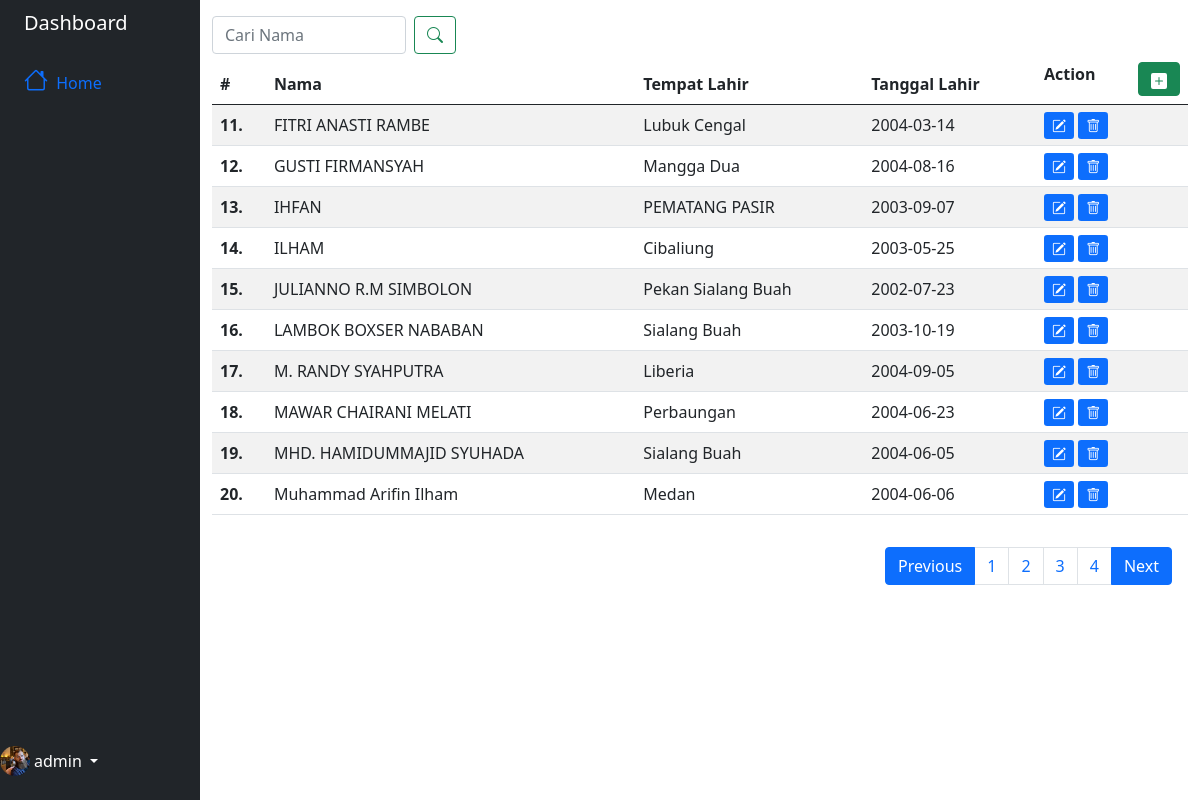
Screenshot of /admin/dashboard.php?halaman=2 (signed in) with the database file from the repository.
### tables this page shows
CREATE TABLE `db_login` (
  `id` int(11) NOT NULL,
  `username` text NOT NULL,
  `password` text NOT NULL
);

CREATE TABLE `db_siswa` (
  `id` int(11) NOT NULL,
  `nama` text NOT NULL,
  `tempat_lahir` text NOT NULL,
  `tanggal_lahir` date NOT NULL
);

### admin/dashboard.php (the view, shortened to what this page needs)
  <!doctype html>
<html lang="en">
  <head>
    <link href="https://cdn.jsdelivr.net/npm/bootstrap@5.0.2/dist/css/bootstrap.min.css" rel="stylesheet">
    <link rel="stylesheet" href="https://cdn.jsdelivr.net/npm/bootstrap-icons@1.7.2/font/bootstrap-icons.css">
  </head>
  <body>
      <div class="container-fluid">
    <div class="row flex-nowrap">
        <div class="col-auto col-md-3 col-xl-2 px-sm-2 px-0 bg-dark">
            <div class="d-flex flex-column align-items-center align-items-sm-start px-3 pt-2 text-white min-vh-100">
                <a href="#" class="d-flex align-items-center pb-3 mb-md-0 me-md-auto text-white text-decoration-none">
                    <span class="fs-5 d-none d-sm-inline">Dashboard</span>
                </a>
                <ul class="nav nav-pills flex-column mb-sm-auto mb-0 align-items-center align-items-sm-start" id="menu">
                    <li class="nav-item">
                        <a href="/admin/" class="nav-link align-middle px-0">
                            <i class="fs-4 bi-house"></i> <span class="ms-1 d-none d-sm-inline">Home</span>
                        </a>
                    </li>
                </ul>
                <?php
                 $dbc = new mysqli("localhost", "root", "", "datasiswa-db");
                 $query = "SELECT * FROM db_login WHERE id = 1";
                 $result = $dbc->query("$query");
                 while ($row = mysqli_fetch_row($result)) {
                     ?>
                <div class="dropdown pb-4 fixed-bottom">
                    <a href="#" class="d-flex align-items-center text-white text-decoration-none dropdown-toggle" id="dropdownUser1" data-bs-toggle="dropdown" aria-expanded="false">
                        <img src="./img/profile.jpeg" alt="hugenerd" width="30" height="30" class="rounded-circle">
                        <span class="d-none d-sm-inline mx-1"><?=htmlspecialchars($row[1]);?></span>
                     <?php } ?>
                    </a>
                </div>
            </div>
        </div>
        <div class="col py-3">
        <form class="d-flex col-md-3 col-xs-3" action="" method="GET">
        <input class="form-control me-2" type="text" placeholder="Cari Nama" name="q" aria-label="Search">
        <button class="btn btn-outline-success" type="submit"><i class="bi bi-search"></i></button>
      </form>
        <table class="table table-resposive table-striped">
<thead>
    <tr>
        <th scope="col">#</th>
        <th scope="col">Nama</th>
        <th scope="col">Tempat Lahir</th>
        <th scope="col">Tanggal Lahir</th>
        <th scope="col">Action
        <a class="btn btn-success pt-1 pb-1" data-bs-toggle="modal" data-bs-target="#addModal" style="float:right;">
                <svg xmlns="http://www.w3.org/2000/svg" width="16" height="16" fill="currentColor" class="bi bi-plus-square-fill" viewBox="0 0 16 16">
  <path d="M2 0a2 2 0 0 0-2 2v12a2 2 0 0 0 2 2h12a2 2 0 0 0 2-2V2a2 2 0 0 0-2-2H2zm6.5 4.5v3h3a.5.5 0 0 1 0 1h-3v3a.5.5 0 0 1-1 0v-3h-3a.5.5 0 0 1 0-1h3v-3a.5.5 0 0 1 1 0z"></path>
</svg></a></th>
    </tr>
</thead>
<tbody>
    <?php
    include "config.php";
    $batas = 10;
    $q = mysqli_real_escape_string($dbc, htmlspecialchars(htmlentities(stripslashes($_REQUEST["q"]))));
	$halaman = isset($_GET['halaman'])?(int)$_GET['halaman'] : 1;
	$halaman_awal = ($halaman>1) ? ($halaman * $batas) - $batas : 0;
	$previous = $halaman - 1;
	$next = $halaman + 1;
	$data = mysqli_query($dbc,"select * FROM `db_siswa`");
	$jumlah_data = mysqli_num_rows($data);
	$total_halaman = ceil($jumlah_data / $batas);
    if (!empty($q)) {
        $data_siswa = mysqli_query($dbc, "select * from `db_siswa` where nama like '%$q%'");
    } else {
    $data_siswa = mysqli_query($dbc, "select * FROM `db_siswa` limit $halaman_awal, $batas");
    }
	$nomor = $halaman_awal+1;
    while ($row = mysqli_fetch_row($data_siswa)) {
        ?>
    <tr>
        <th scope="row"><?=$nomor++; ?>.</th>
        <td><?=$row[1]; ?></td>
        <td><?=$row[2]; ?></td>
        <td><?=$row[3]; ?></td>
        <td><a class="btn-sm btn-primary" data-bs-toggle="modal" data-bs-target="#updateModal<?=$row[0]; ?>">
        <i class="bi bi-pencil-square"></i></a>
        <a href="delete_data.php?id=<?=$row[0];?>" class="btn-sm btn-primary" onclick="return confirm('Apakah anda yakin ingin menghapus ini?')"><i class="bi bi-trash"></i></a></td>
    </tr>
    <?php
    }
    ?>
</tbody>
</table>
<nav>
			<ul class="pagination justify-content-end p-3">
				<li class="page-item active">
					<a class="page-link" <?php if($halaman > 1){ echo "href='?halaman=$previous'"; } ?>>Previous</a>
				</li>
				<?php
				for($x=1;$x<=$total_halaman;$x++){
					?>
					<li class="page-item"><a class="page-link" href="?halaman=<?php echo $x ?>"><?php echo $x; ?></a></li>
					<?php
				}
				?>
				<li class="page-item active">
					<a  class="page-link" <?php if($halaman < $total_halaman) { echo "href='?halaman=$next'"; } ?>>Next</a>
				</li>
			</ul>
		</nav>
        </div>
    </div>
</div>
  </body>
</html>

### rows the page displays
db_login: username "admin"
db_siswa: nama "FITRI ANASTI RAMBE", tempat_lahir "Lubuk Cengal", tanggal_lahir "2004-03-14"
db_siswa: nama "GUSTI FIRMANSYAH", tempat_lahir "Mangga Dua", tanggal_lahir "2004-08-16"
db_siswa: nama "IHFAN", tempat_lahir "PEMATANG PASIR", tanggal_lahir "2003-09-07"
db_siswa: nama "ILHAM", tempat_lahir "Cibaliung", tanggal_lahir "2003-05-25"
db_siswa: nama "JULIANNO R.M SIMBOLON", tempat_lahir "Pekan Sialang Buah", tanggal_lahir "2002-07-23"
db_siswa: nama "LAMBOK BOXSER NABABAN", tempat_lahir "Sialang Buah", tanggal_lahir "2003-10-19"
db_siswa: nama "M. RANDY SYAHPUTRA", tempat_lahir "Liberia", tanggal_lahir "2004-09-05"
db_siswa: nama "MAWAR CHAIRANI MELATI", tempat_lahir "Perbaungan", tanggal_lahir "2004-06-23"
db_siswa: nama "MHD. HAMIDUMMAJID SYUHADA", tempat_lahir "Sialang Buah", tanggal_lahir "2004-06-05"
db_siswa: nama "Muhammad Arifin Ilham", tempat_lahir "Medan", tanggal_lahir "2004-06-06"
